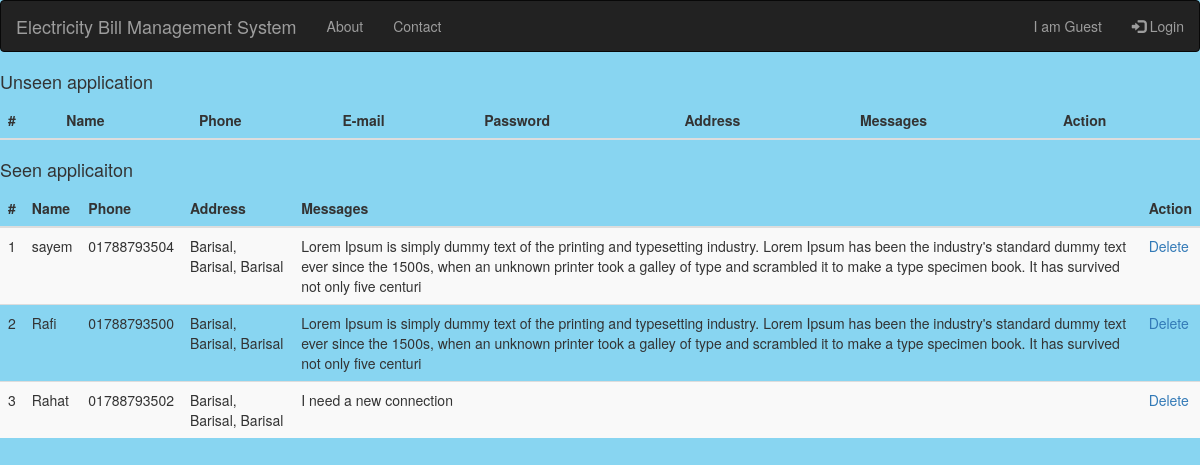
The page /application.php on the database its author committed.
### tables this page shows
CREATE TABLE `application` (
  `id` int(11) NOT NULL,
  `name` varchar(30) NOT NULL,
  `phone` varchar(30) NOT NULL,
  `address` varchar(200) NOT NULL,
  `message` text NOT NULL,
  `msg_status` tinyint(1) NOT NULL DEFAULT 1
);

### application.php (the view, shortened to what this page needs)
<?php
include 'include/header.php';
$db=new Database();
$conn=$db->connect();
?>
<div class="userlist">
	<h4>Unseen application</h4>
	<table class="table table-striped">
		<thead>
			<tr>
				<th scope="col">#</th>
				<th scope="col">Name</th>
				<th scope="col">Phone</th>
				<th scope="col">E-mail</th>
				<th scope="col">Password</th>
				<th scope="col">Address</th>
				<th scope="col">Messages</th>
				<th>Action</th>
			</tr>
		</thead>
			</table>
			<h4>Seen applicaiton</h4>
			<table class="table table-striped">
				<thead>
					<tr>
						<th scope="col">#</th>
						<th scope="col">Name</th>
						<th scope="col">Phone</th>
						<th scope="col">Address</th>
						<th scope="col">Messages</th>
						<th>Action</th>
					</tr>
				</thead>
				<tbody>
					<?php
					$sql="SELECT * FROM application  WHERE  msg_status='0'";
					$stmt=$conn->prepare($sql);
					$stmt->execute();
					if($stmt->rowCount()>0) {
						$id=1;
						while($result = $stmt->fetch(PDO::FETCH_ASSOC)){
							?>
							<tr>
								<td><?php echo $id; ?></td>
								<td><?php echo $result['name'] ?></td>
								<td><?php echo $result['phone'] ?></td>
								<td><?php echo $result['address'] ?></td>
								<td><?php echo $result['message']; ?></td>
								<?php
								$id++;
								?>
								<td>
									<a href="Api/delapplication.api.php?deletid=<?php echo $result['id'] ?> "onclick="return confirm('Are you sure you want to delete');">Delete</a></td>
									<?php
									echo "</tr>";
								};
							}
							?>
						</tbody>
					</table>
				</div>

### rows shown on the page
application: name "sayem", phone "01788793504", address "Barisal, Barisal, Barisal", message "Lorem Ipsum is simply dummy text of the printing and typesetting industry. Lorem Ipsum has been the industry's standard dummy text ever since the 1500s, when an unknown printer took a galley of type and scrambled it to make a type specimen book. It has survived not only five centuri"
application: name "Rafi", phone "01788793500", address "Barisal, Barisal, Barisal", message "Lorem Ipsum is simply dummy text of the printing and typesetting industry. Lorem Ipsum has been the industry's standard dummy text ever since the 1500s, when an unknown printer took a galley of type and scrambled it to make a type specimen book. It has survived not only five centuri"
application: name "Rahat", phone "01788793502", address "Barisal, Barisal, Barisal", message "I need a new connection"
